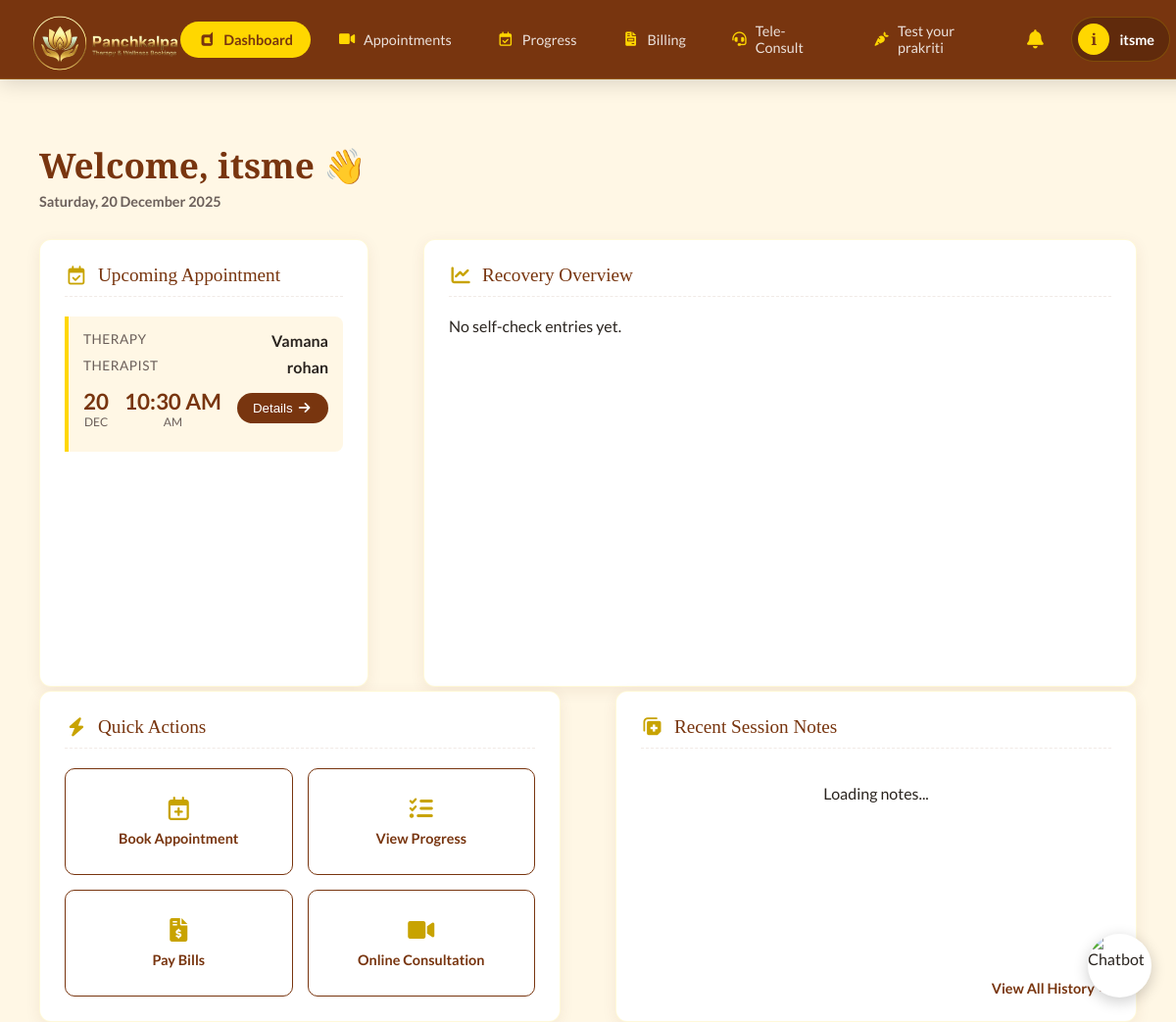
/patient/dashboard/ (signed in), run on the app's committed database.
### Patient/models.py (models this page shows, shortened)
class Appointment(models.Model):
    patient = models.ForeignKey(PatientProfile, on_delete=models.CASCADE)
    therapy = models.ForeignKey(Therapy, on_delete=models.CASCADE)
    therapist = models.ForeignKey(Therapist, on_delete=models.CASCADE)
    date = models.DateField()
    time = models.CharField(max_length=50)

### therapist/models.py (models this page shows, shortened)
class Therapy(models.Model):
    name = models.CharField(max_length=100)
    description = models.TextField(blank=True, null=True)

class Therapist(models.Model):
    name = models.CharField(max_length=200)
    email = models.EmailField(unique=True)
    dob = models.DateField()
    password = models.CharField(max_length=255)

### Patient/views.py (the view)
# urls.py: path('dashboard/', views.dashboard, name='patient-dashboard'),
@login_required
def dashboard(request):
    patient = request.user.patientprofile
    upcoming = Appointment.objects.filter(
        patient=patient,
        date__gte=timezone.now().date()
    ).order_by("date")
    history = Appointment.objects.filter(
        patient=patient,
        date__lt=timezone.now().date()
    ).order_by("-date")
    return render(request, "patient-portal/dashboard.html", {
        "upcoming": upcoming,
        "history": history
    })

### templates/patient-portal/dashboard.html (shortened to what this page needs)
{% extends "patient-portal/base.html" %}
{% load static %}
{% block dashboard %}active{% endblock dashboard %}
{% block style %}
<link rel="stylesheet" href="https://cdnjs.cloudflare.com/ajax/libs/font-awesome/6.0.0/css/all.min.css">
<link rel="stylesheet" href="{% static "css/patient-portal/dashboard.css" %}">
{% endblock style %}
{% block content %}
<div class="dashboard-main-container">
    <div class="dashboard-page-header">
        <div>
            <h1 class="dashboard-welcome-title">Welcome, {{ request.user.first_name|default:"User" }} 👋</h1>
            <div class="dashboard-current-date" id="current-date"> {% now "l, d F Y" %} </div>
        </div>
    </div>
    <div class="dashboard-layout-grid">
        <div class="dashboard-content-card dashboard-col-span-4">
            <div class="dashboard-card-header-title">
                <i class="far fa-calendar-check" style="color:var(--theme-gold-dark)"></i>
                Upcoming Appointment
            </div>
            {% if upcoming %}
            {% for appt in upcoming %}
            <div class="dashboard-appointment-widget">
                <div class="dashboard-appointment-row">
                    <span class="dashboard-appointment-label">Therapy</span>
                    <span class="dashboard-appointment-value">{{ appt.therapy.name }}</span>
                </div>
                <div class="dashboard-appointment-row">
                    <span class="dashboard-appointment-label">Therapist</span>
                    <span class="dashboard-appointment-value">{{ appt.therapist.name }}</span>
                </div>
                <div class="dashboard-appointment-row" style="align-items: center; margin-top: 12px;">
                    <div style="text-align:center;">
                        <div style="font-size:1.4rem; font-weight:700; color:var(--theme-brown);">
                            {{ appt.date|date:"d" }}
                        </div>
                        <div style="font-size:0.75rem; color:var(--theme-muted); text-transform:uppercase;">
                            {{ appt.date|date:"M" }}
                        </div>
                    </div>
                    <div style="text-align:center;">
                        <div style="font-size:1.4rem; font-weight:700; color:var(--theme-brown);">
                            {{ appt.time }}
                        </div>
                        <div style="font-size:0.75rem; color:var(--theme-muted); text-transform:uppercase;">
                            {{ appt.time|slice:"-2:" }}
                        </div>
                    </div>
                    <button style="
                background:var(--theme-brown);
                color:white;
                padding:8px 16px;
                border:none;
                border-radius:20px;
                cursor:pointer;
            ">
                        Details <i class="fas fa-arrow-right"></i>
                    </button>
                </div>
            </div>
            {% endfor %}
            {% else %}
            <p class="no-appt">No upcoming appointments.</p>
            {% endif %}
        </div>
<div class="dashboard-content-card dashboard-col-span-8">
    <div class="dashboard-card-header-title">
        <i class="fas fa-chart-line" style="color:var(--theme-gold-dark)"></i>
        Recovery Overview
    </div>
    <div class="dashboard-chart-wrapper">
        <div id="chart-empty-state" class="progress-empty-state" style="display:none;">
            No self-check entries yet.
        </div>
    </div>
</div>
        <div class="dashboard-content-card dashboard-col-span-6">
            <div class="dashboard-card-header-title">
                <i class="fas fa-bolt" style="color:var(--theme-gold-dark)"></i>
                Quick Actions
            </div>
            <div class="dashboard-action-grid">
                <a href="{% url 'patient-appointments' %}" class="dashboard-action-button">
                    <i class="far fa-calendar-plus"></i>
                    <span>Book Appointment</span>
                </a>
                <a href="{% url 'patient-progress' %}" class="dashboard-action-button">
                    <i class="fas fa-tasks"></i>
                    <span>View Progress</span>
                </a>
                <a href="{% url 'billing:billing-home' %}" class="dashboard-action-button">
                    <i class="fas fa-file-invoice-dollar"></i>
                    <span>Pay Bills</span>
                </a>
                <a href="{% url 'patient-teleconsult' %}" class="dashboard-action-button">
                    <i class="fas fa-video"></i>
                    <span>Online Consultation</span>
                </a>
            </div>
        </div>
        <div class="dashboard-content-card dashboard-col-span-6">
            <div class="dashboard-card-header-title">
                <i class="fas fa-notes-medical" style="color:var(--theme-gold-dark)"></i>
                Recent Session Notes
            </div>
            <div id="recent-notes-container">
                <p class="muted" style="text-align:center;">Loading notes...</p>
            </div>
            <div style="margin-top:auto; text-align:right; padding-top:10px;">
                <a href="#"
                    style="color:var(--theme-brown); font-weight:700; font-size:0.9rem; text-decoration:none;">View
                    All History →</a>
            </div>
        </div>
    </div>
</div>
{% endblock content %}

### templates/patient-portal/base.html (shortened to what this page needs)
{% load static %}
<!DOCTYPE html>
<html lang="en">
<head>
    <link rel="stylesheet" href="https://cdnjs.cloudflare.com/ajax/libs/font-awesome/7.0.1/css/all.min.css"
 />
    <link href="https://cdn.jsdelivr.net/npm/@n8n/chat/dist/style.css" rel="stylesheet" />
    <link rel="stylesheet" href="{% static 'css/patient-portal/base.css' %}">
    {% block style %}{% endblock style %}
</head>
<body>
    <nav class="dashboard-navbar-container">
        <div class="dashboard-logo-wrapper">
            <img src="/static/assets/panchkalpa-logo-trans.png" alt="Panchkalpa">
        </div>
        <div class="dashboard-nav-links-group">
            <a href="{% url 'patient-dashboard' %}"
                class="dashboard-nav-item-button {% block dashboard %}{% endblock dashboard %}"><i
                    class="fa-brands fa-dashcube"></i>
                Dashboard</a>
            <a href="{% url 'patient-appointments' %}"
                class="dashboard-nav-item-button {% block appointments %}{% endblock appointments %}"><i
                    class="fa-solid fa-video"></i>
                Appointments</a>
            <a href="{% url 'patient-progress' %}"
                class="dashboard-nav-item-button {% block progress %}{% endblock progress %}"><i
                    class="fa-regular fa-calendar-check"></i>
                Progress</a>
            <a href="{% url 'billing:billing-home' %}"
                class="dashboard-nav-item-button {% block billing %}{% endblock billing %}"><i
                    class="fa-solid fa-file-invoice"></i>
                Billing</a>
            <a href="{% url 'patient-teleconsult' %}"
                class="dashboard-nav-item-button {% block teleconsult %}{% endblock teleconsult %}"><i
                    class="fa-solid fa-headset"></i>
                Tele-Consult</a>
            <a href="{% url 'prakriti_test' %}"
                class="dashboard-nav-item-button {% block diet %}{% endblock diet %}"><i
                    class="fa-solid fa-carrot"></i>
                Test your prakriti</a>
        </div>
        <div class="dashboard-nav-profile-section">
            <div class="notify-wrapper">
                <button class="dashboard-nav-item-button"
                    style="background:none; border:none; cursor:pointer; padding: 10px;" onclick="toggleNotifyPopup()">
                    <i class="fa-solid fa-bell" style="font-size:1.2rem; color:var(--theme-gold);"></i>
                </button>
            </div>
            <div class="dashboard-profile-summary-pill" onclick="window.location.href='{% url 'patient-profile' %}'">
                <div class="dashboard-profile-icon-circle">
                    {{ request.user.first_name|default:"A"|slice:":1" }}
                </div>
                <div class="dashboard-profile-name-text">
                    {{ request.user.first_name|default:"User" }}
                </div>
            </div>
        </div>
    </nav>
    <div id="chatbot-button">
        <img id="chatbot-avatar" src="{% static "assets/AyurMitra-logo.png" %}" alt="Chatbot">
    </div>
    {% block content %}{% endblock content %}
</body>
</html>

### static/css/patient-portal/base.css (style rules this page uses)
:root { --theme-gold: #FFD700; --theme-gold-dark: #C8A300; --theme-cream: #FFF8E6; --theme-brown: #78350f; --theme-bg-light: #fff7e5; --theme-text-dark: #2A241F; --theme-muted: #6b5f5a; --theme-white: #ffffff; --theme-shadow: 0 4px 15px rgba(120, 53, 15, 0.08); --theme-radius: 12px; --theme-nav-height: 80px; --notify-shadow: 0 8px 30px rgba(0, 0, 0, 0.15); --notify-blue-bg: #E3F2FD; --notify-blue-text: #1565C0; --notify-red-bg: #FFEBEE; --notify-red-text: #C62828; --notify-green-bg: #E8F5E9; --notify-green-text: #2E7D32; --notify-gold-bg: #FFFDE7; --notify-gold-text: #F9A825; }
body { margin: 0; font-family: 'Lato', sans-serif; background-color: var(--theme-bg-light); color: var(--theme-text-dark); overflow-x: hidden; padding-top: var(--theme-nav-height); }
h1, h2, h3, h4, h5 { font-family: 'Playfair Display', serif; color: var(--theme-brown); }
.dashboard-navbar-container { position: fixed; top: 0; left: 0; width: 100%; height: var(--theme-nav-height); background: var(--theme-brown); display: flex; align-items: center; justify-content: space-between; padding: 0 30px; z-index: 1000; box-shadow: 0 4px 20px rgba(0, 0, 0, 0.15); border-bottom: 1px solid rgba(255, 215, 0, 0.2); }
.dashboard-logo-wrapper { height: 100%; display: flex; align-items: center; }
.dashboard-logo-wrapper img { height: 120px; width: auto; object-fit: contain; margin-top: 10px; }
.dashboard-nav-links-group { display: flex; gap: 10px; height: 100%; align-items: center; }
.dashboard-nav-item-button { padding: 10px 18px; border-radius: 20px; font-size: 0.9rem; font-weight: 500; color: rgba(255, 255, 255, 0.85); text-decoration: none; display: flex; align-items: center; gap: 8px; transition: all 0.3s ease; }
.dashboard-nav-item-button i { color: var(--theme-gold); }
.dashboard-nav-item-button.active { background: var(--theme-gold); color: var(--theme-brown); font-weight: 700; }
.dashboard-nav-item-button.active i { color: var(--theme-brown); }
.dashboard-nav-profile-section { display: flex; align-items: center; margin-right: 3vw; gap: 15px; }
.dashboard-profile-summary-pill { display: flex; align-items: center; gap: 10px; background: rgba(0, 0, 0, 0.2); padding: 6px 15px 6px 6px; border-radius: 30px; border: 1px solid rgba(255, 215, 0, 0.2); cursor: pointer; transition: background 0.3s; }
.dashboard-profile-icon-circle { width: 32px; height: 32px; background: var(--theme-gold); color: var(--theme-brown); font-weight: 700; border-radius: 50%; display: flex; justify-content: center; align-items: center; font-family: 'Playfair Display', serif; }
.dashboard-profile-name-text { font-size: 0.9rem; color: white; font-weight: 600; }
.notify-wrapper { position: relative; display: inline-block; }
#chatbot-button { position: fixed; bottom: 25px; right: 25px; width: 65px; height: 65px; border-radius: 50%; background: #fff; box-shadow: 0px 4px 15px rgba(0, 0, 0, 0.2); cursor: pointer; z-index: 9999; overflow: hidden; }
#chatbot-button img { width: 100%; height: 100%; object-fit: cover; }

### data on the page
Appointment: therapy.name "Vamana", therapist.name "rohan", date "20", date "DEC", time "10:30 AM", time "AM"

### other printed values
{{ request.user.first_name|default:"A"|slice:":1" }} "i"
{{ request.user.first_name|default:"User" }} "itsme"
